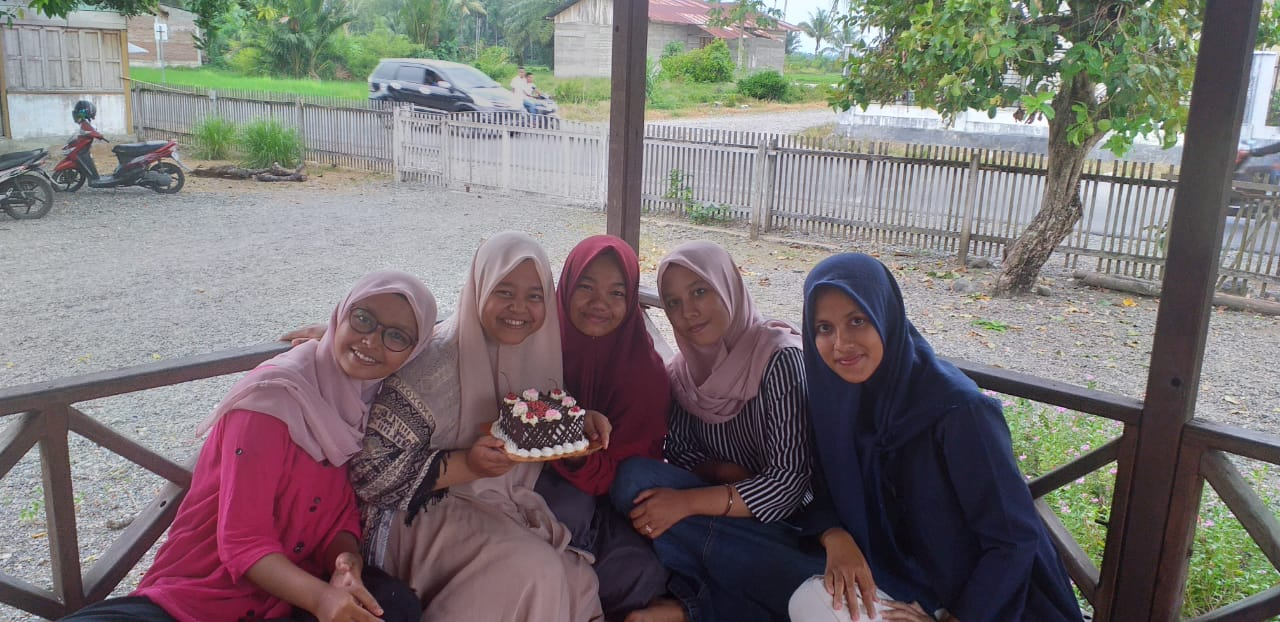
#> input picture Tugas 1/image/5.jpg, 1280 x 622 px
$ python 3_histo_equal.py
#> lines starting #> are read from the running program, lines starting #| are printed output that depends on the picture
import cv2
import numpy
from matplotlib import pyplot as plt

color = ('b','g','r')

img = cv2.imread('image/5.jpg')
#> img is the input picture: shape (622, 1280, 3); mean B, G, R 115.3, 115, 121.5
img_to_yuv = cv2.cvtColor(img,cv2.COLOR_BGR2YUV)
#> img_to_yuv: shape (622, 1280, 3); mean of channels 0, 1, 2 117, 127.1, 132
img_to_yuv[:,:,0] = cv2.equalizeHist(img_to_yuv[:,:,0])
#> img_to_yuv: shape (622, 1280, 3); mean of channels 0, 1, 2 128.2, 127.1, 132
hist_equalization_result = cv2.cvtColor(img_to_yuv, cv2.COLOR_YUV2BGR)
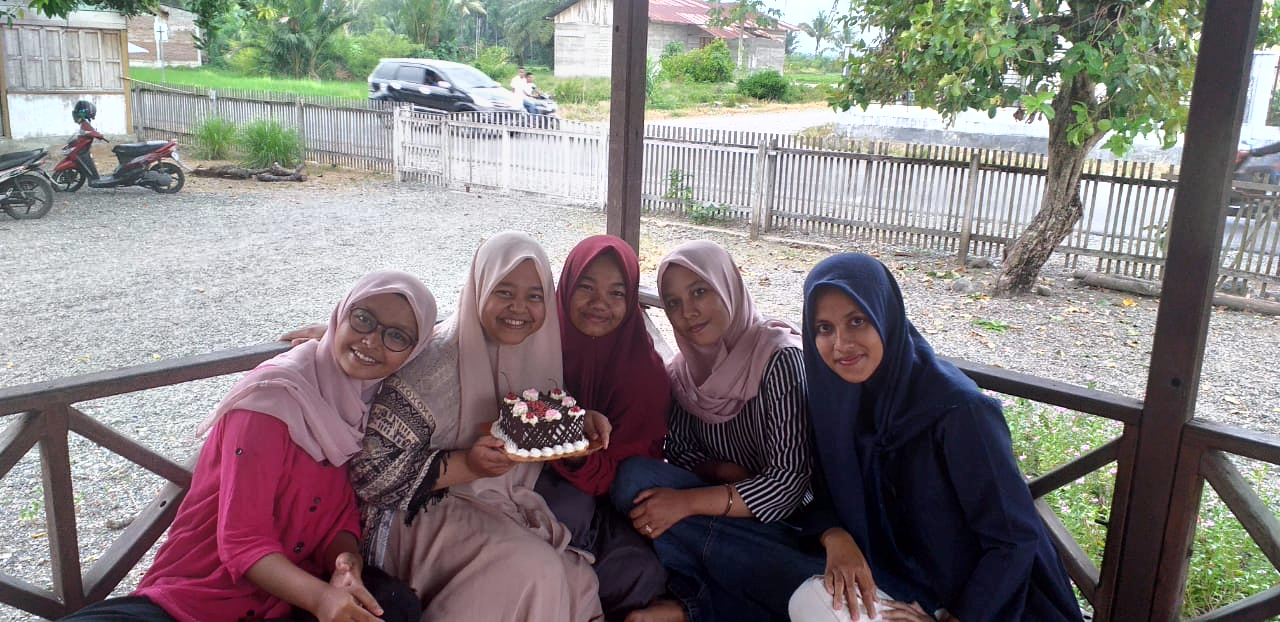
#> hist_equalization_result: shape (622, 1280, 3); mean B, G, R 126.2, 126.2, 132.7

cv2.imwrite('image/5_histo_equal.jpg',hist_equalization_result)


# for i, col in enumerate(color):
histr =cv2.calcHist([hist_equalization_result],[0],None,[256],[0,256])
#> histr = 256 values, max 18568 at index 255, min 62 at index 1, mean 3110
plt.plot(histr,color='b')
plt.xlim([0,256])

plt.savefig(f'image/5_histo_equal_histo_b.jpg')
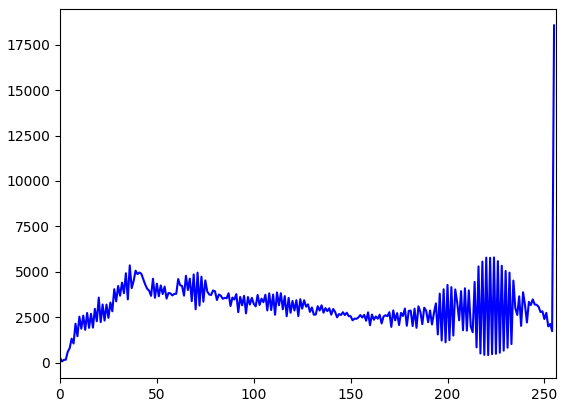
#> figure drawn by matplotlib, 1 panel; curve peaks at x = 255, y = 18568
plt.show()

histr =cv2.calcHist([hist_equalization_result],[1],None,[256],[0,256])
#> histr = 256 values, max 7518 at index 0, min 1981 at index 254, mean 3110
plt.plot(histr,color='g')
plt.xlim([0,256])

plt.savefig(f'image/5_histo_equal_histo_g.jpg')
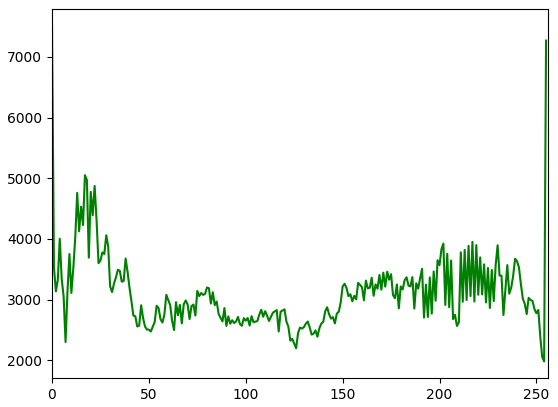
#> figure drawn by matplotlib, 1 panel; curve peaks at x = 0, y = 7518
plt.show()

histr =cv2.calcHist([hist_equalization_result],[2],None,[256],[0,256])
#> histr = 256 values, max 5088 at index 215, min 1009 at index 254, mean 3110
plt.plot(histr,color='r')
plt.xlim([0,256])

plt.savefig(f'image/5_histo_equal_histo_r.jpg')
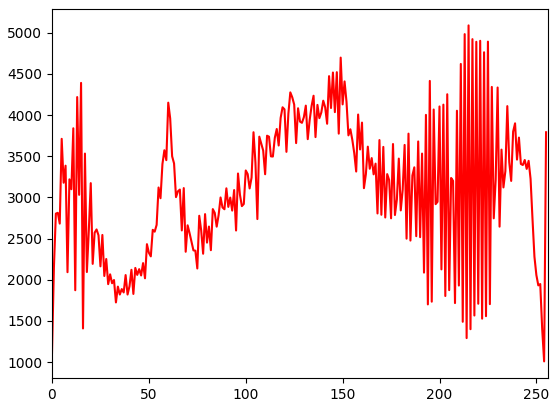
#> figure drawn by matplotlib, 1 panel; curve peaks at x = 215, y = 5088
plt.show()

$ run again, with Tugas 1/image/1.jpg copied over Tugas 1/image/5.jpg
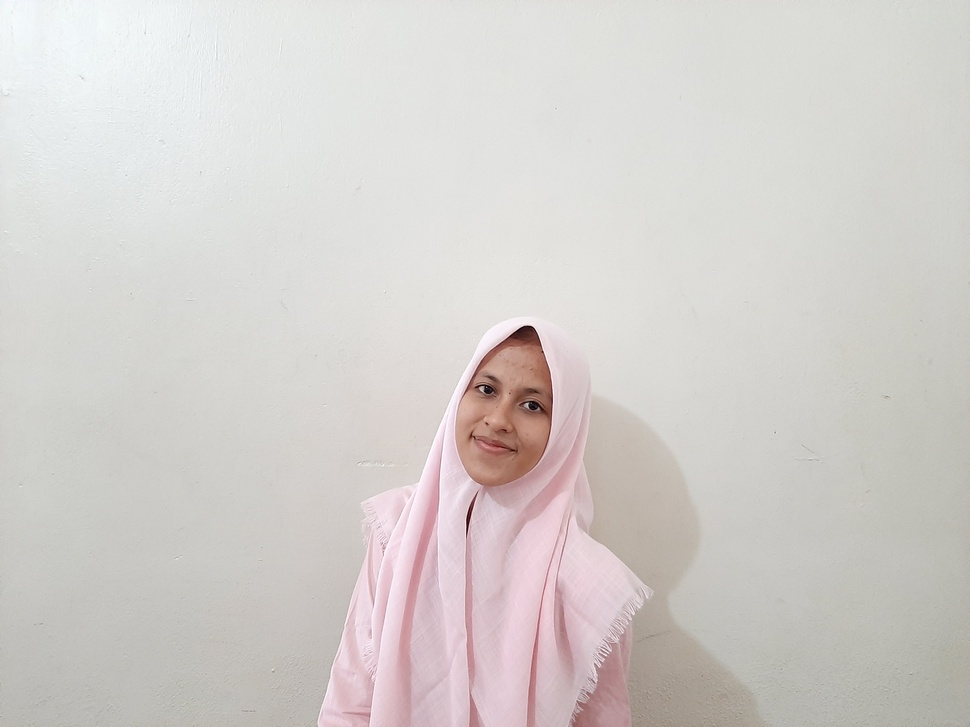
#> input picture Tugas 1/image/1.jpg, 970 x 727 px, shrunk from 4032 x 3024 before the run
#> img is the input picture: shape (727, 970, 3); mean B, G, R 204.4, 207.4, 211.6
#> `hist_equalization_result = cv2.cvtColor(img_to_yuv, cv2.COLOR_YUV2BGR)`:
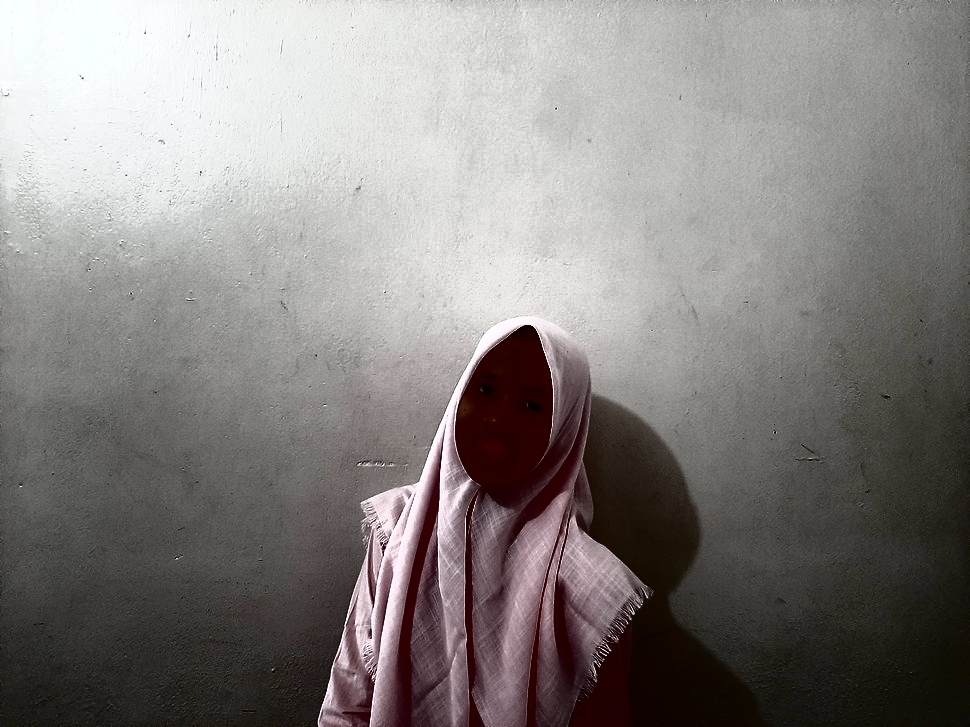
#> hist_equalization_result: shape (727, 970, 3); mean B, G, R 126.5, 129, 133
#> `histr =cv2.calcHist([hist_equalization_result],[0],None,[256],[0,256])`: histr = 256 values, max 27245 at index 0, min 0 at index 66, mean 2754.6
#> `histr =cv2.calcHist([hist_equalization_result],[1],None,[256],[0,256])`: histr = 256 values, max 21675 at index 219, min 18 at index 197, mean 2754.6
#> `histr =cv2.calcHist([hist_equalization_result],[2],None,[256],[0,256])`: histr = 256 values, max 15657 at index 219, min 0 at index 0, mean 2754.6
#> `plt.savefig(f'image/5_histo_equal_histo_r.jpg')`:
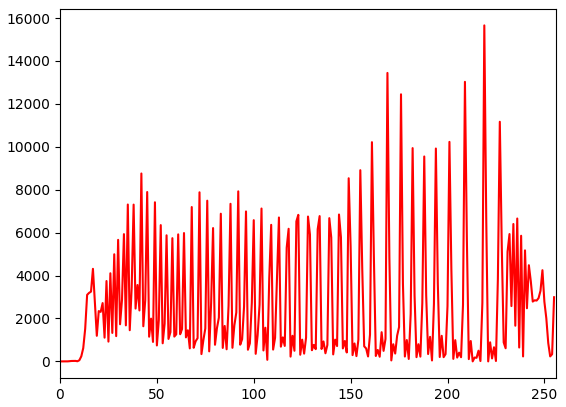
#> figure drawn by matplotlib, 1 panel; curve peaks at x = 219, y = 15657

$ run again, with Tugas 1/image/2.jpg copied over Tugas 1/image/5.jpg
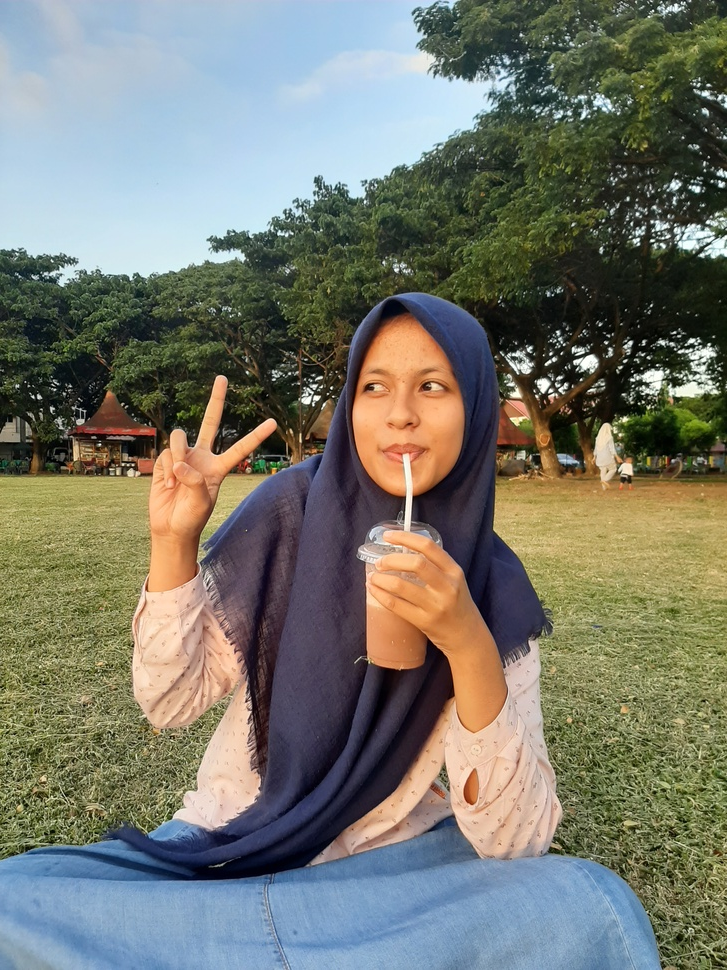
#> input picture Tugas 1/image/2.jpg, 727 x 970 px, shrunk from 3024 x 4032 before the run
#> img is the input picture: shape (970, 727, 3); mean B, G, R 109.4, 120.6, 119.2
#> `hist_equalization_result = cv2.cvtColor(img_to_yuv, cv2.COLOR_YUV2BGR)`:
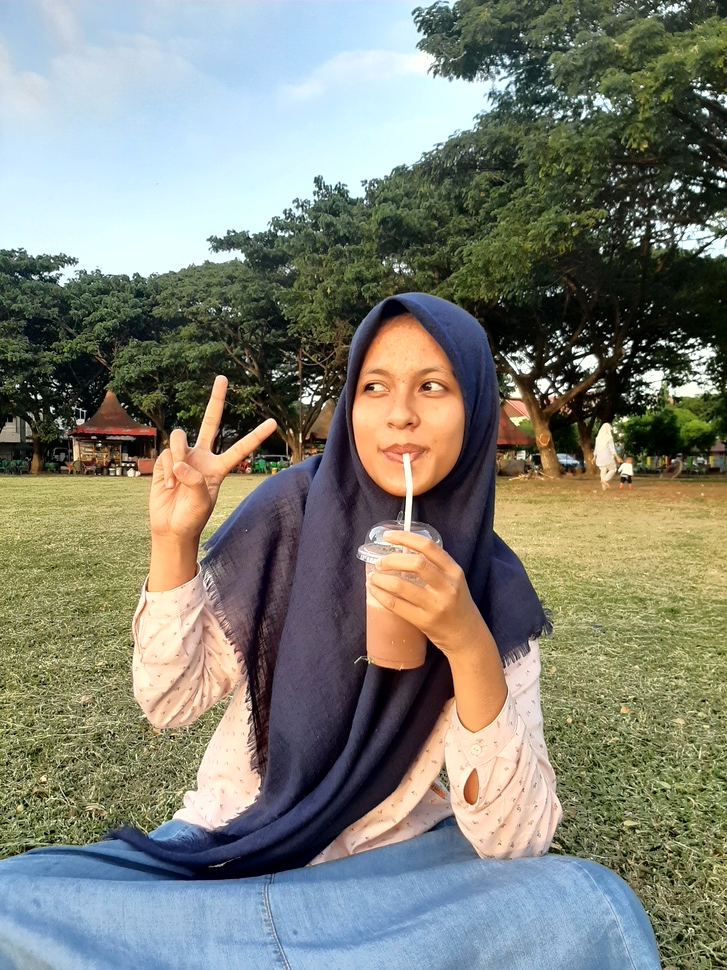
#> hist_equalization_result: shape (970, 727, 3); mean B, G, R 118, 129.7, 127.8
#> `histr =cv2.calcHist([hist_equalization_result],[0],None,[256],[0,256])`: histr = 256 values, max 57300 at index 255, min 521 at index 245, mean 2754.6
#> `histr =cv2.calcHist([hist_equalization_result],[1],None,[256],[0,256])`: histr = 256 values, max 17335 at index 255, min 1490 at index 1, mean 2754.6
#> `histr =cv2.calcHist([hist_equalization_result],[2],None,[256],[0,256])`: histr = 256 values, max 34235 at index 255, min 939 at index 246, mean 2754.6
#> `plt.savefig(f'image/5_histo_equal_histo_r.jpg')`:
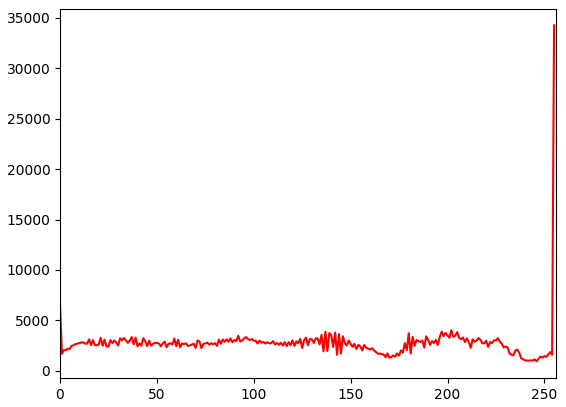
#> figure drawn by matplotlib, 1 panel; curve peaks at x = 255, y = 34235

$ run again, with Tugas 1/image/3.jpg copied over Tugas 1/image/5.jpg
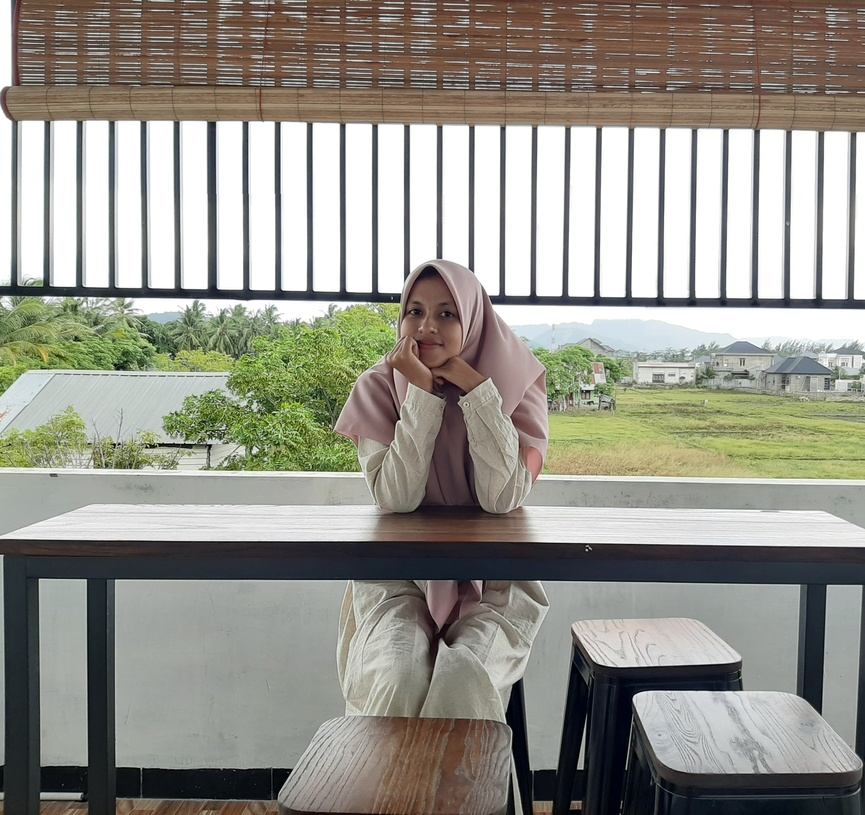
#> input picture Tugas 1/image/3.jpg, 865 x 815 px, shrunk from 3210 x 3024 before the run
#> img is the input picture: shape (815, 865, 3); mean B, G, R 138.7, 147.7, 149.3
#> `hist_equalization_result = cv2.cvtColor(img_to_yuv, cv2.COLOR_YUV2BGR)`:
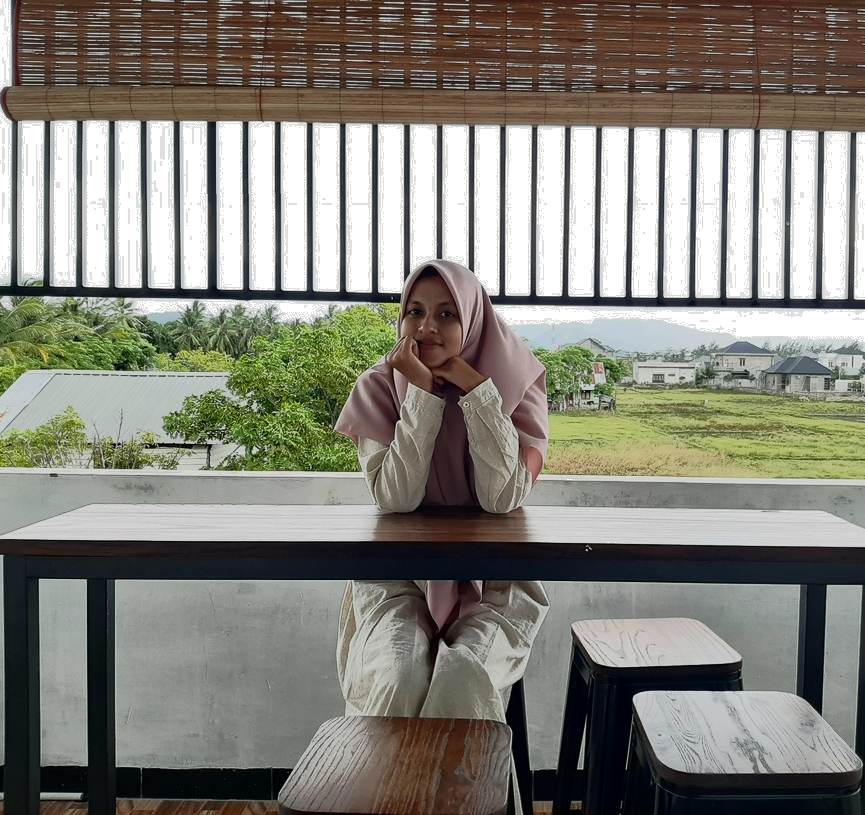
#> hist_equalization_result: shape (815, 865, 3); mean B, G, R 121.7, 130.7, 132.2
#> `histr =cv2.calcHist([hist_equalization_result],[0],None,[256],[0,256])`: histr = 256 values, max 82063 at index 255, min 0 at index 224, mean 2753.8
#> `histr =cv2.calcHist([hist_equalization_result],[1],None,[256],[0,256])`: histr = 256 values, max 88850 at index 255, min 0 at index 226, mean 2753.8
#> `histr =cv2.calcHist([hist_equalization_result],[2],None,[256],[0,256])`: histr = 256 values, max 82463 at index 255, min 0 at index 227, mean 2753.8
#> `plt.savefig(f'image/5_histo_equal_histo_r.jpg')`:
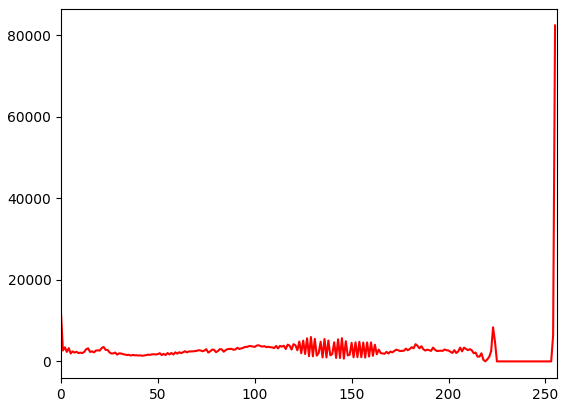
#> figure drawn by matplotlib, 1 panel; curve peaks at x = 255, y = 82463
